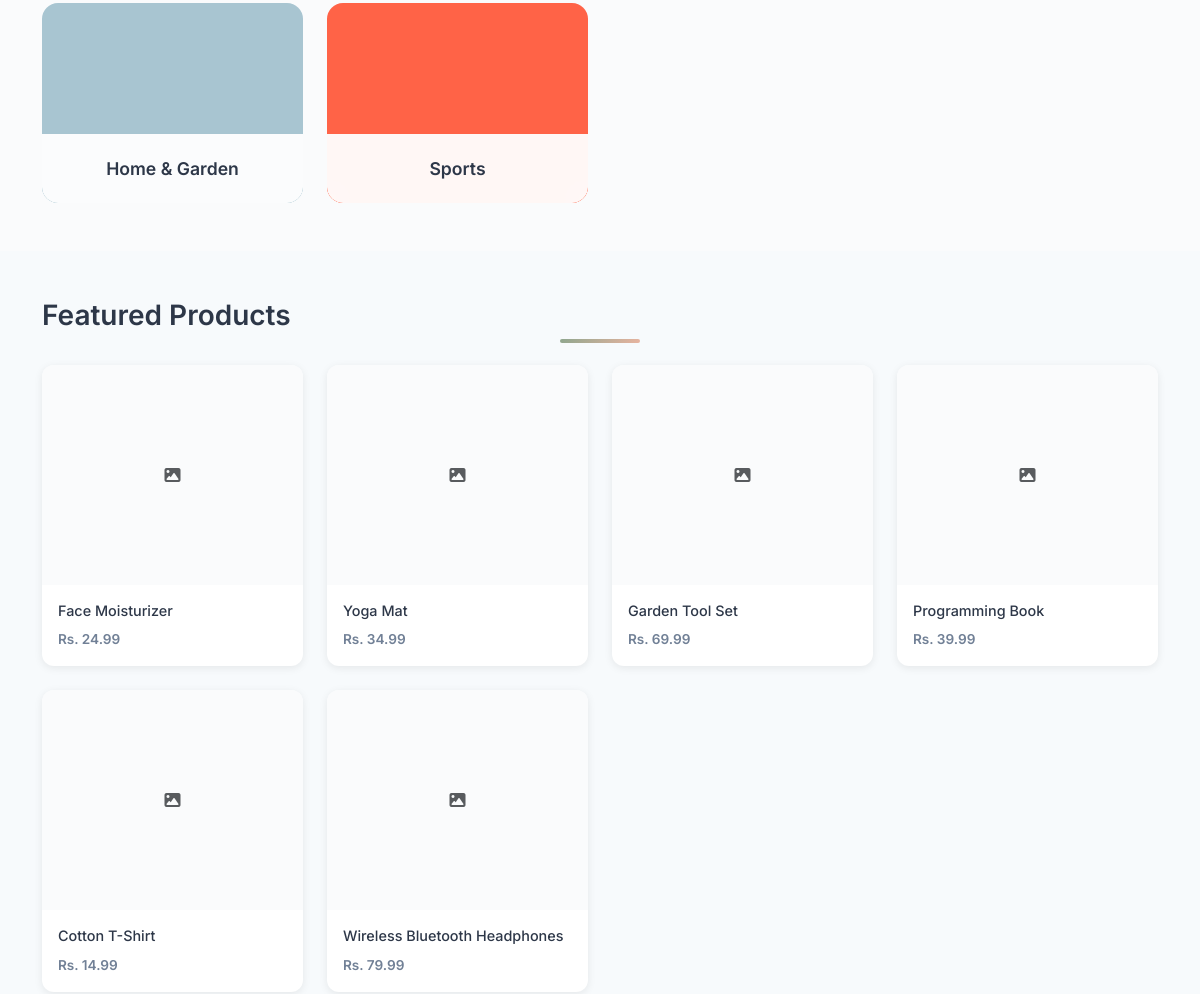
The app's page / (middle part), older data.
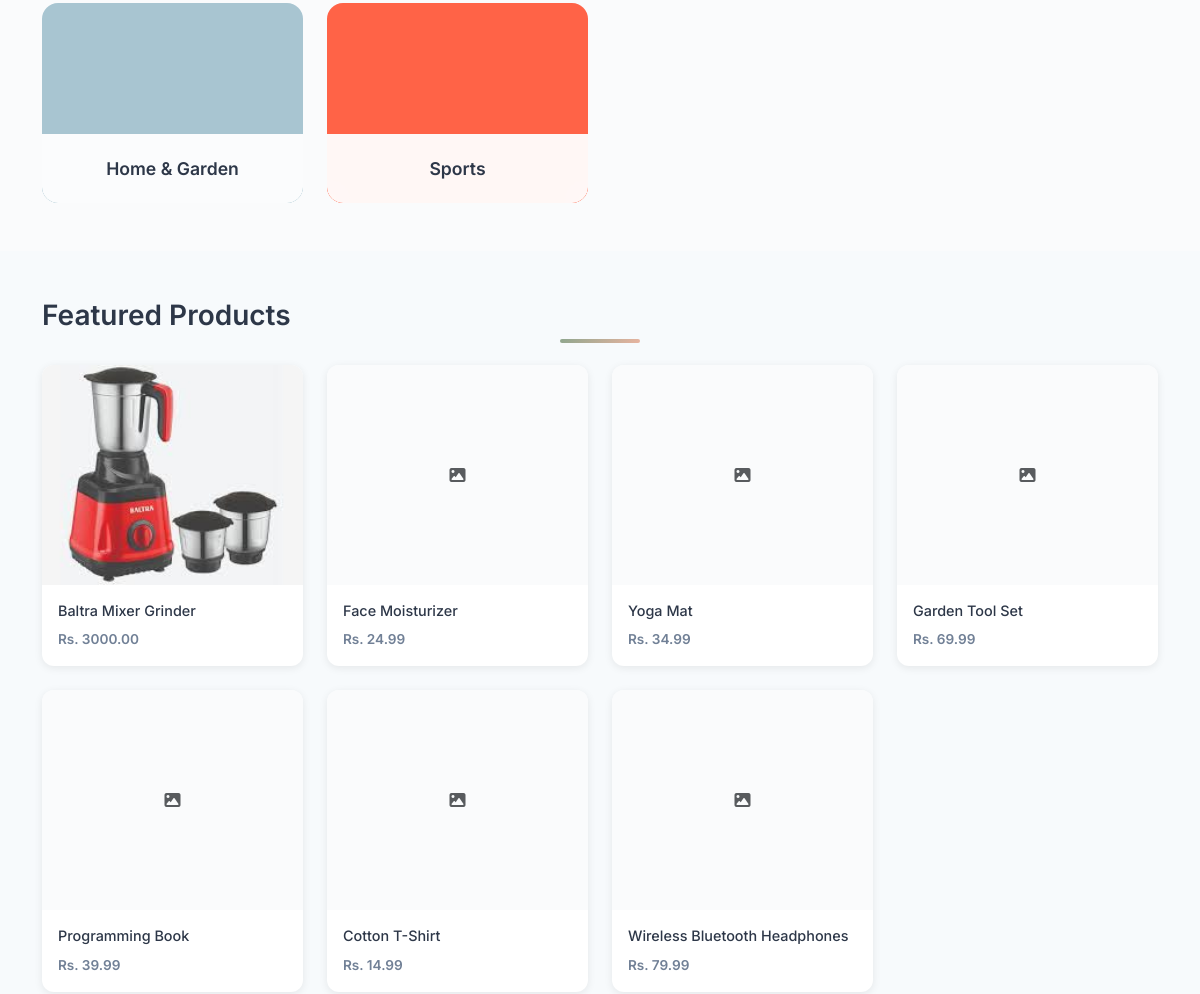
The same page, newer data.
### ecommerce/models.py (models this page shows, shortened)
class Category(models.Model):
    name = models.CharField(max_length=100, unique=True)
    slug = models.SlugField(max_length=100, unique=True)
    description = models.TextField(blank=True)
    image = models.ImageField(upload_to='categories/', blank=True, null=True)
    created_at = models.DateTimeField(auto_now_add=True)
    updated_at = models.DateTimeField(auto_now=True)
    is_active = models.BooleanField(default=True)
    class Meta:
        verbose_name_plural = "Categories"
        ordering = ['name']

class Product(models.Model):
    name = models.CharField(max_length=200)
    slug = models.SlugField(max_length=200, unique=True)
    description = models.TextField()
    price = models.DecimalField(max_digits=10, decimal_places=2)
    discount_price = models.DecimalField(max_digits=10, decimal_places=2, blank=True, null=True)
    category = models.ForeignKey(Category, on_delete=models.CASCADE, related_name='products')
    image = models.ImageField(upload_to='products/')
    stock = models.PositiveIntegerField(default=0)
    is_active = models.BooleanField(default=True)
    is_featured = models.BooleanField(default=False)
    created_at = models.DateTimeField(auto_now_add=True)
    updated_at = models.DateTimeField(auto_now=True)
    class Meta:
        ordering = ['-created_at']
    def get_absolute_url(self):
        return reverse('product_detail', kwargs={'slug': self.slug})

### ecommerce/views.py (the view)
# urls.py: path('', views.home, name='home'),
def home(request):
    featured_products = Product.objects.filter(is_featured=True, is_active=True)[:8]
    categories = Category.objects.filter(is_active=True)[:6]
    context = {
        'featured_products': featured_products,
        'categories': categories,
    }
    return render(request, 'ecommerce/home.html', context)

### templates/ecommerce/home.html (shortened to what this page needs)
{% extends 'base.html' %}
{% load static %}
{% block content %}
<section class="popular-categories">
    <div class="container">
        <div class="category-grid">
            {% for category in categories %}
                <a href="{% url 'category_products' category.slug %}" class="category-item {{ category.slug }}" style="text-decoration: none;">
                    <div class="category-overlay">
                        <h5 class="category-title">{{ category.name }}</h5>
                    </div>
                </a>
            {% endfor %}
        </div>
    </div>
</section>
{% if featured_products %}
<section class="featured-products">
    <div class="container">
        <h2 class="section-title">Featured Products</h2>
        <div class="product-grid">
            {% for product in featured_products %}
                <a href="{{ product.get_absolute_url }}" class="product-card" style="text-decoration: none; color: inherit;">
                    {% if product.image %}
                        <img src="{{ product.image.url }}" class="card-img-top" alt="{{ product.name }}">
                    {% else %}
                        <div class="card-img-top d-flex align-items-center justify-content-center">
                            <i class="fas fa-image text-muted"></i>
                        </div>
                    {% endif %}
                    <div class="card-body">
                        <h6 class="card-title">{{ product.name|truncatechars:40 }}</h6>
                        <div class="price-text">
                            {% if product.discount_price %}
                                Rs. {{ product.discount_price }}
                            {% else %}
                                Rs. {{ product.price }}
                            {% endif %}
                        </div>
                    </div>
                </a>
            {% endfor %}
        </div>
    </div>
</section>
{% endif %}
{% endblock %}

Row changes from the older to the newer data that the page shows:
added Product: image (picture), name "Baltra Mixer Grinder", discount_price "3000.00"
